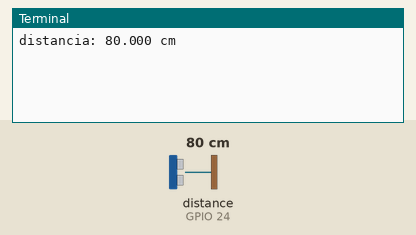
Simulated run of this program. Board: Raspberry Pi (BCM pin numbers). Parts: the last lines printed to the terminal. Inputs (shaded band) come from the test bench; at power-on: distance to the obstacle (sensor on GPIO 24) 80 cm. The echo pulse lasts 58.3 µs per cm.

Above: at 1.2 s.
1.3 s: distance to the obstacle (sensor on GPIO 24) set to 2 cm
At 2.3 s:
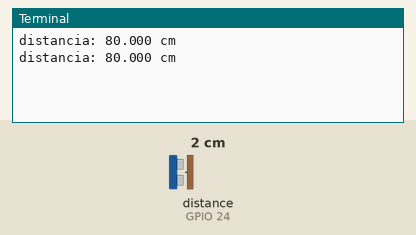
2.8 s: distance to the obstacle (sensor on GPIO 24) set to 4 cm
At 4.2 s:
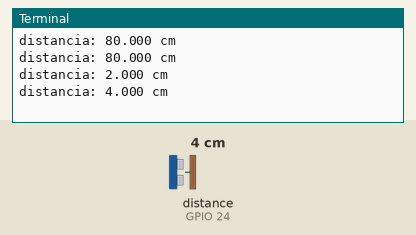
Timing chart, 0 to 5.8 s (numbered marks = the images above; inputs shaded):
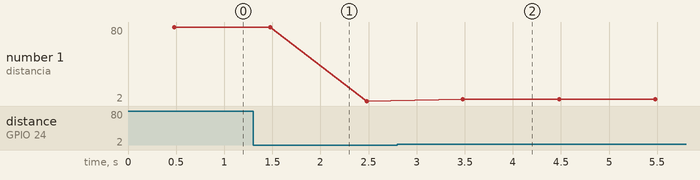

The program:

ultrasonico.py
```python
'''Formato para Python
Nombre del archivo: ultrasonico.py
Descripción: medición de distancia con ultrasonico
Autor: Héctor Castillo Guerra
Versión: 1.0'''
from gpiozero import DistanceSensor
from time import sleep

sensor= DistanceSensor(echo=24, trigger=23, max_distance=1.0)
try:
    while True:
        distancia= sensor.distance *100
        print(f"distancia: {distancia:.3f} cm")
        sleep(1)
except KeyboardInterrupt:
    print("\n El usuario interrumpio")
```

Measured:
- after the input at 2.8 s, the terminal: prints a new line after 0.68 s (image 2)
- plotted number 1: 80 → 2 after the input at 1.3 s, 2 → 4 after the input at 2.8 s
